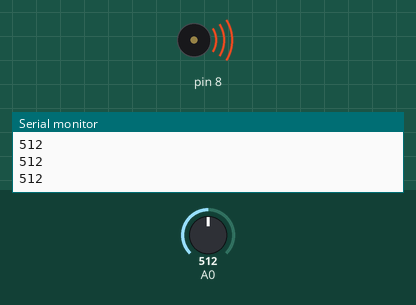
This sketch was run on a simulated Arduino Uno, built with avr-gcc and run on an emulated ATmega328P. Shown: buzzer (waves = sounding), the last lines printed to the serial monitor. The inputs (shaded band) are chosen by the test bench; at power-on: A0 = 512.

Above: at 1.2 s.
1.3 s: A0 set to 490
At 2.4 s:
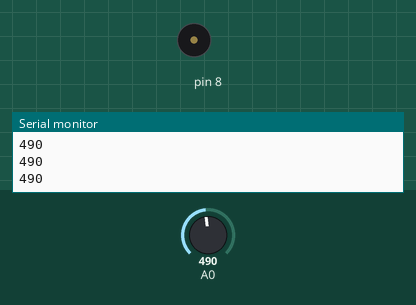
2.8 s: A0 set to 511
At 3.6 s:
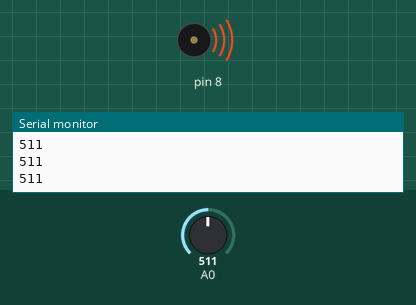
4.3 s: A0 set to 495
At 4.7 s:
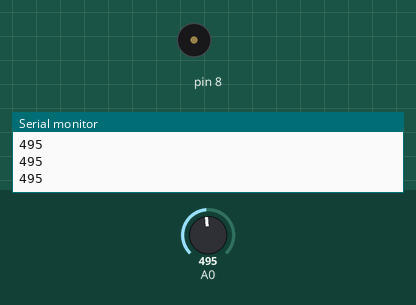
Timing chart, 0 to 7.3 s (numbered marks = the images above; inputs shaded):
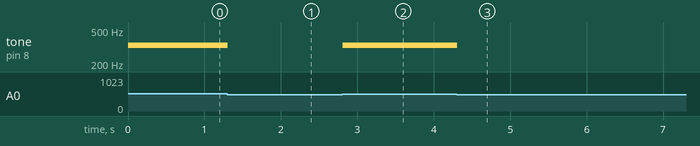

The sketch:

keyBoardInst.ino
```cpp
int buttons[6]; //array 6 integers
int notes[] = {262,294,330,349};

void setup() {
  Serial.begin(9600);
  buttons[0] = 2;
}

void loop() {
  int keyVal = analogRead(A0);
  Serial.println(keyVal); // print out the value in logger

  if(keyVal == 1023){
    tone(8, notes[0]);
    }
    else if(keyVal >= 690 && keyVal <= 700){
      tone(8,notes[1]);
    }
    else if(keyVal >= 505 && keyVal <= 515){
      tone(8, notes[2]);
    }
    else if(keyVal >= 5 && keyVal <=10){
      tone(8, notes[3]);
    }
    else{
      noTone(8);
    }
  }
```

Measured:
- the behaviour switches between 505 and 504 on A0 (found by bisection; images 0 and 1)
- after the input at 1.3 s, tone on pin 8: 330 Hz → silent at once
- after the input at 2.8 s, tone on pin 8: silent → 330 Hz at once
- after the input at 4.3 s, tone on pin 8: 330 Hz → silent at once
